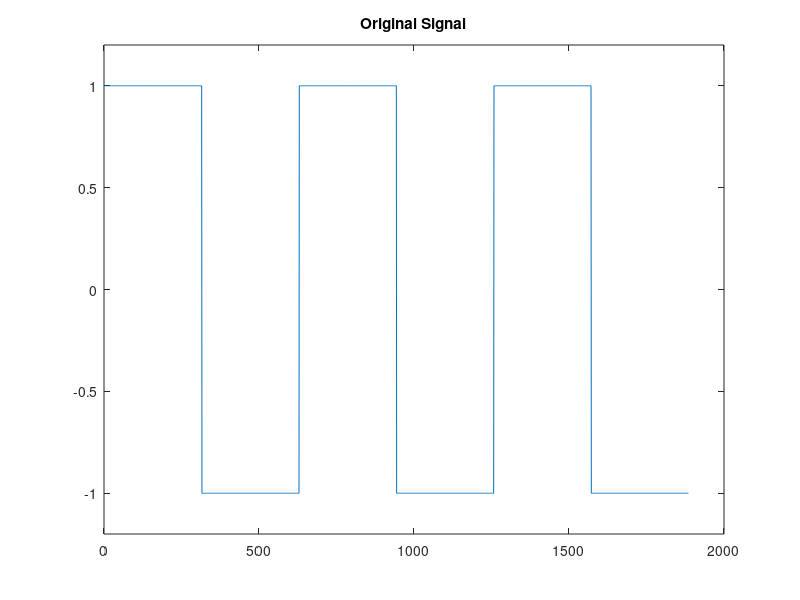

Here is the MATLAB script that generated this plot: (Note: this script raises an error after producing the figure.)

% NLDIF1DEMO   1D Non linear diffusion demonstration
%
%  Type NLDIF1DEMO.
%
clc
warning off

disp('_____________________________ 1D Non Linear diffusion demonstration ________________________')
disp(' ')
disp('  This demonstration shows the power of the Nonlinear diffusion filters applied to 1D signals.')
disp('We start with a binary digital signal show on figure 1.')
disp(' ')
disp(' ')

figure(1)
clf
x = square(0:0.01:6*pi);
plot(x)
ini_axis = axis;
ini_axis = ini_axis.*[1 1 1.2 1.2];
axis(ini_axis)
title('Original Signal')
disp('Press any key to continue...')
pause

disp(' ')
disp(' ')
disp('  We add to our original signal an additive gaussian noise with variance 10% of the signal.')
disp('amplitude. The noisy signal is show superimposed to the original one.')
disp(' ')
disp(' ')

xn = noise(x,'ag','10%');
plot(xn,'r');
hold
plot(x,'b')
title('Original ans Noisy Signals')
disp(' ')
disp(' ')
disp('Press any key to continue...')
pause

disp(' ')
disp(' ')
disp('  We add now a multiplicative noise, replacing 10% of our measured samples by a random value')
disp('taken from a gaussian distribuition with variance set to the signal amplitude.')
disp(' ')
disp(' ')

xn = noise(xn,'mg','10%');
clf
plot(xn,'r');
hold
plot(x,'b')
title('Original ans Noisy Signals')


disp(' ')
disp(' ')
disp('Press any key to continue...')
pause

disp(' ')
disp(' ')
disp('  This noisy signal will be used as the input to the 1D Nonlinear Diffusion filter. We use')
disp('lambda 0.5, sigma 10 -> 1, stepsize .5 -> 50, 300 steps. (x -> y means the parameter')
disp('changes linearly from x to y as the steps are performed.)')
disp(' ')
disp(' ')

n = 100;
y = nldif1(xn, .019, linspace(50,1,n), 10, linspace(.5,1000,n), n,1,3, 'scale','aos', 'grad');


disp(' ')
disp(' ')
disp('Press any key to continue...')
pause

disp(' ')
disp(' ')
disp('  The next figure shows a comparison between the original, noisy and the restored signals.')
disp('Note that not only the signal shape is almost completelly restored, but also the signal')
disp('transisions are placed exactly at the right places.')
disp(' ')
disp(' ')


clf
subplot(2,1,1)
plot(xn,'y')
hold
plot(x,'b');
plot(y,'r')
%axis(ini_axis)
title('Original (blue), Noisy (yellow) and Restored (red) Signals')
subplot(2,1,2)
plot(xn-x,'y')
hold
plot(y-x,'r')
title('Noisy (yellow) and Restored (red) Error')


disp(' ')
disp(' ')
disp('Press any key to continue...')
pause

disp(' ')
disp(' ')
disp('  Lets try to recover the signal after adding a gaussian noise with variance 100% of the')
disp('signal amplitude.')
disp(' ')
disp(' ')

clf
xn = noise(x,'ag','100%');
plot(xn)
title('Noisy Signal')

disp(' ')
disp(' ')
disp('Press any key to continue...')
pause
n = 200;
y = nldif1(xn, .019, linspace(50,1,n), 10, linspace(.5,1000,n), n,1,3, 'scale','aos', 'grad');

disp(' ')
disp(' ')
disp('Press any key to continue...')
pause

clf
subplot(2,1,1)
plot(xn,'y')
hold
plot(x,'b');
plot(y,'r')
%axis(ini_axis)
title('Original (blue), Noisy (yellow) and Restored (red) Signals')
subplot(2,1,2)
plot(xn-x,'y')
hold
plot(y-x,'r')
title('Noisy (yellow) and Restored (red) Error')

disp(' ')
disp(' ')
disp('Press any key to continue...')
pause

disp(' ')
disp(' ')
disp('  The results again are impressive. The signal is recovered, and the transitions are')
disp('again correctely placed.')
disp(' ')
disp(' ')